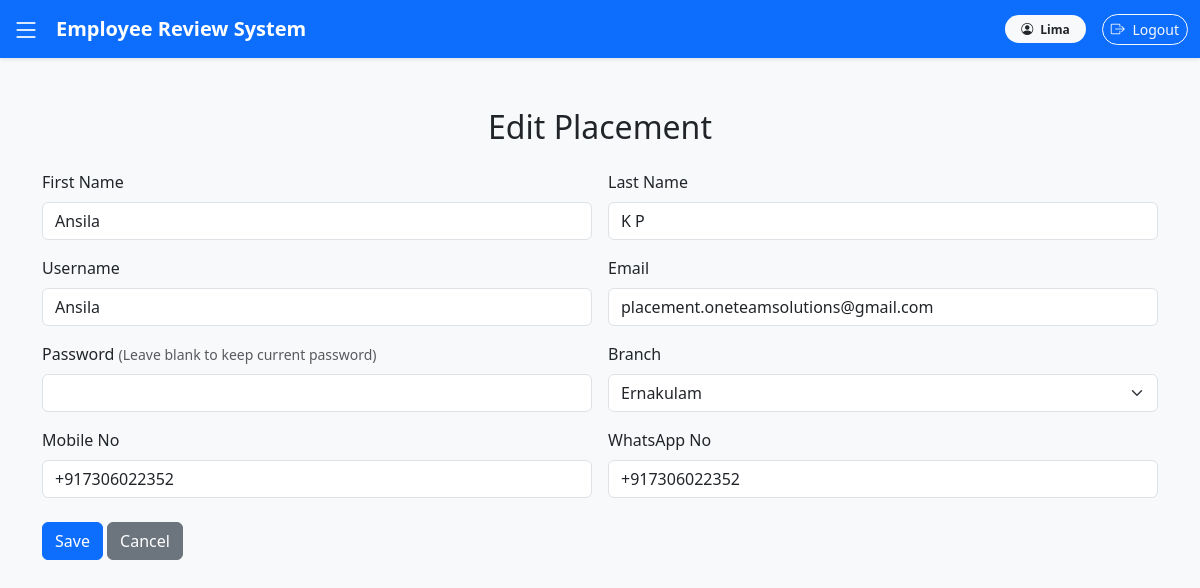
Screenshot of /placement/edit/1/ (signed in) with the database file from the repository.
### settings_app/models.py (models this page shows, shortened)
class Master(models.Model):
    created_date = models.DateTimeField(auto_now_add=True)
    isactive = models.BooleanField(default=True,verbose_name="Active")
    created_user = models.ForeignKey(User, null=True, blank=True, on_delete=models.CASCADE)
    class Meta:
        abstract = True
        ordering = ['-isactive']

class PlacementProfile(Master):
    user = models.OneToOneField(User, on_delete=models.CASCADE, related_name="placement_user")
    branch = models.ForeignKey(Branch, on_delete=models.CASCADE)
    mobile_no = PhoneNumberField(null=True, blank=True, region='IN')  # 'IN' for India
    whatsapp_no = PhoneNumberField(null=True, blank=True, region='IN')

class Branch(Master):
    name = models.CharField(max_length=100, unique=True)

### settings_app/views.py (the view, shortened to what this page needs)
# urls.py: path('placement/edit/<int:placement_id>/', views.edit_placement, name='edit_placement'),
@login_required
def edit_placement(request, placement_id):
    placement = get_object_or_404(PlacementProfile, id=placement_id)
    branches = Branch.objects.all()
    return render(request, "settings_app/placement_form.html", {
        "placement": placement,
        "branches": branches,
        "title": "Edit Placement"
    })

### settings_app/templates/settings_app/placement_form.html (shortened to what this page needs)
{% extends "base.html" %}
{% block content %}
<div class="container mt-5">
    <h2 class="text-center mb-4">{{ title }}</h2>
    <form method="post">
        <div class="row g-3">
            <div class="col-md-6">
                <label class="form-label">First Name</label>
                <input type="text" name="first_name" class="form-control"
                       value="{{ placement.user.first_name|default:'' }}" required>
            </div>
            <div class="col-md-6">
                <label class="form-label">Last Name</label>
                <input type="text" name="last_name" class="form-control"
                       value="{{ placement.user.last_name|default:'' }}" required>
            </div>
            <div class="col-md-6">
                <label class="form-label">Username</label>
                <input type="text" name="username" class="form-control"
                       value="{{ placement.user.username|default:'' }}" required>
            </div>
            <div class="col-md-6">
                <label class="form-label">Email</label>
                <input type="email" name="email" class="form-control"
                       value="{{ placement.user.email|default:'' }}" required>
            </div>
            <div class="col-md-6">
                <label class="form-label">
                    Password {% if placement %}<small class="text-muted">(Leave blank to keep current password)</small>{% endif %}
                </label>
                <input type="password" name="password" class="form-control">
            </div>
            <div class="col-md-6">
                <label class="form-label">Branch</label>
                <select name="branch" class="form-select" required>
                    {% for branch in branches %}
                        <option value="{{ branch.id }}"
                            {% if placement and placement.branch.id == branch.id %}selected{% endif %}>
                            {{ branch.name }}
                        </option>
                    {% endfor %}
                </select>
            </div>
            <div class="col-md-6">
                <label class="form-label">Mobile No</label>
                <input type="text" name="mobile_no" class="form-control"
                       value="{{ placement.mobile_no|default:'' }}">
            </div>
            <div class="col-md-6">
                <label class="form-label">WhatsApp No</label>
                <input type="text" name="whatsapp_no" class="form-control"
                       value="{{ placement.whatsapp_no|default:'' }}">
            </div>
        </div>
        <div class="mt-4">
            <button type="submit" class="btn btn-primary">Save</button>
            <a href="{% url 'placement_list' %}" class="btn btn-secondary">Cancel</a>
        </div>
    </form>
</div>
{% endblock %}

### templates/base.html (shortened to what this page needs)
<!DOCTYPE html>
<html lang="en">
<head>
    <link rel="stylesheet" href="https://cdn.jsdelivr.net/npm/bootstrap@5.3.0/dist/css/bootstrap.min.css">
    <link rel="stylesheet" href="https://cdn.jsdelivr.net/npm/bootstrap-icons@1.11.3/font/bootstrap-icons.css">
</head>
<body>
    <nav class="navbar navbar-expand-lg navbar-dark bg-primary fixed-top shadow-sm">
        <div class="container-fluid">
            <span class="sidebar-toggle text-white me-3" id="sidebarToggle">
                <i class="bi bi-list fs-3"></i>
            </span>
            <a class="navbar-brand fw-bold" href="/">Employee Review System</a>
            <div class="d-flex ms-auto align-items-center">
                {% if user.is_authenticated %}
                <span class="badge bg-light text-dark me-3 px-3 py-2 rounded-pill">
                    <i class="bi bi-person-circle me-1"></i> {{ user.username }}
                </span>
                <form action="{% url 'logout' %}" method="post" class="d-inline">
                    <button type="submit" class="btn btn-outline-light btn-sm rounded-pill">
                        <i class="bi bi-box-arrow-right me-1"></i> Logout
                    </button>
                </form>
                {% else %}
                <a href="{% url 'login' %}" class="btn btn-light text-primary btn-sm rounded-pill">
                    <i class="bi bi-box-arrow-in-right me-1"></i> Login
                </a>
                {% endif %}
            </div>
        </div>
    </nav>
    <main class="content-container" id="mainContent">
        {% block content %}{% endblock %}
    </main>
</body>
</html>

### rows the page displays
PlacementProfile: first_name "Ansila", last_name "K P", username "Ansila", email "placement.oneteamsolutions@gmail.com", branch "Ernakulam", mobile_no "+917306022352", whatsapp_no "+917306022352"

### other values shown
{{ user.username }} "Lima"
{{ title }} "Edit Placement"
